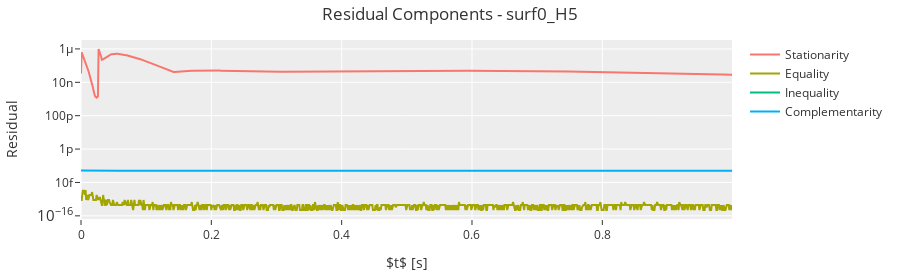
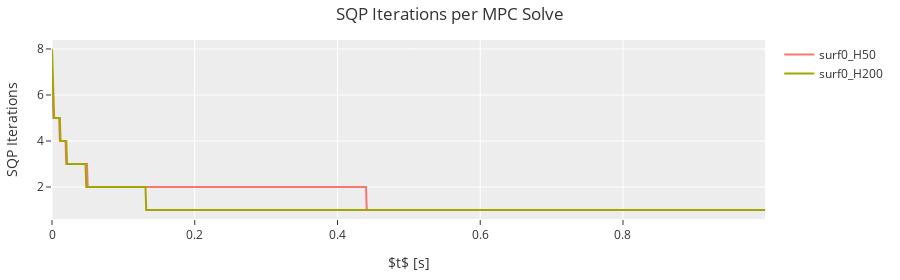

Notebook source saved alongside these figures, in order:
### Code cell
res = sim_results[0]['analysis']
fig_res_components = plotter.generic_plot(
    t,
    res['res_stat'],
    res['res_eq'],
    res['res_ineq'],
    res['res_comp'],
    ylog=True,
    xlabel="$t$ [s]",
    ylabel="Residual",
    title=f"Residual Components - {sim_results[0]['name']}",
    labels=["Stationarity", "Equality", "Inequality", "Complementarity"]
)

# SQP Iterations
fig_sqp = plotter.generic_plot(
    t,
    *[r['analysis']['sqp_iterations'] for r in selected_sim_results],
    xlabel="$t$ [s]",
    ylabel="SQP Iterations",
    title="SQP Iterations per MPC Solve",
    labels=[r['name'] for r in selected_sim_results]
)

# Cost history - Should be final cost at each iteration.
fig_cost = plotter.generic_plot(
    i ,
    *[r['analysis']['cost_history'] for r in selected_sim_results],
    ylog=True,
    xlabel="$i$ [s]",
    ylabel="Cost",
    title="Final Cost at each simulation step",
    labels=[r['name'] for r in selected_sim_results]
)



display(fig_res_components, fig_sqp, fig_cost, fig_mpc_time)

### Figure 1 — Plotly figure (JSON) as saved in the notebook; plotly's stock layout.template omitted (floating-point values rounded to 4 significant figures; data arrays with more than 128 entries replaced by an {"elided": "..."} marker saying what was removed)
{"data": [{"mode": "lines", "name": "Stationarity", "type": "scatter", "x": {"elided": "1001 float values"}, "y": {"elided": "1000 float values"}}, {"mode": "lines", "name": "Equality", "type": "scatter", "x": {"elided": "1001 float values"}, "y": {"elided": "1000 float values"}}, {"mode": "lines", "name": "Inequality", "type": "scatter", "x": {"elided": "1001 float values"}, "y": {"elided": "1000 int values"}}, {"mode": "lines", "name": "Complementarity", "type": "scatter", "x": {"elided": "1001 float values"}, "y": {"elided": "1000 float values"}}], "layout": {"height": 280, "margin": {"b": 40, "l": 50, "r": 120, "t": 40}, "title": {"text": "Residual Components - surf0_H5"}, "xaxis": {"title": {"text": "$t$ [s]"}}, "yaxis": {"title": {"text": "Residual"}, "type": "log"}}}

### Figure 2 — Plotly figure (JSON) as saved in the notebook; plotly's stock layout.template omitted (floating-point values rounded to 4 significant figures; data arrays with more than 128 entries replaced by an {"elided": "..."} marker saying what was removed)
{"data": [{"mode": "lines", "name": "surf0_H50", "type": "scatter", "x": {"elided": "1001 float values"}, "y": {"elided": "1000 int values"}}, {"mode": "lines", "name": "surf0_H200", "type": "scatter", "x": {"elided": "1001 float values"}, "y": {"elided": "1000 int values"}}], "layout": {"height": 280, "margin": {"b": 40, "l": 50, "r": 120, "t": 40}, "title": {"text": "SQP Iterations per MPC Solve"}, "xaxis": {"title": {"text": "$t$ [s]"}}, "yaxis": {"title": {"text": "SQP Iterations"}}}}
